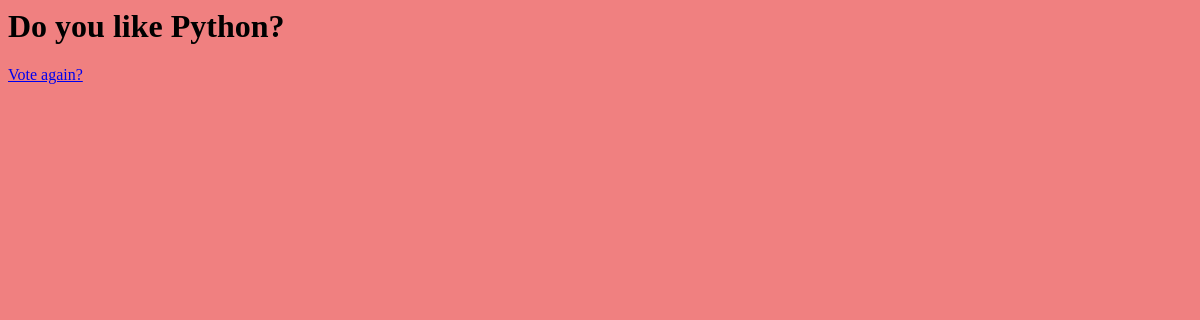
The app's page /polls/1/results/, older data.
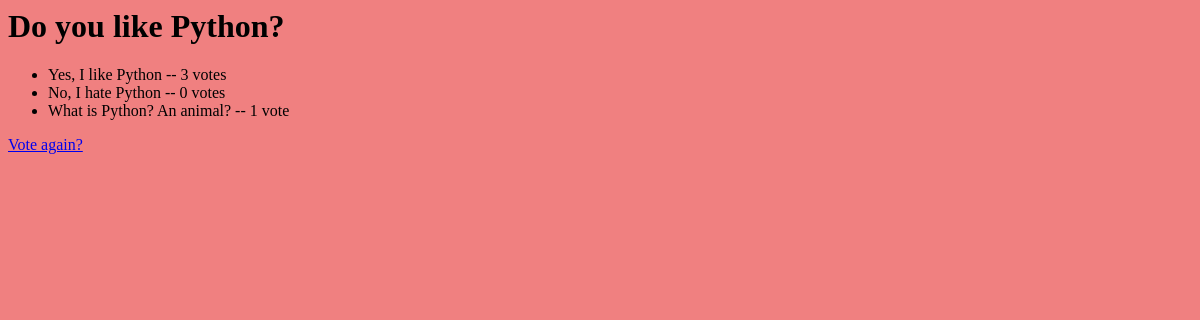
The same page, newer data.
### polls/models.py (models this page shows, shortened)
class Question(models.Model):
    question_text = models.CharField(max_length=200)
    pub_date = models.DateTimeField('date published')
    def was_published_recently(self):
        now = timezone.now()
        return now - datetime.timedelta(days=1) <= self.pub_date <= now
    was_published_recently.admin_order_field = 'pub_date'
    was_published_recently.boolean = True
    was_published_recently.short_description = 'Published recently?'

class Choice(models.Model):
    from polls.models import Question
    question = models.ForeignKey(Question, on_delete=models.CASCADE)
    choice_text = models.CharField(max_length=200)
    votes = models.IntegerField(default=0)

### polls/views.py (the view)
# urls.py: path('<int:question_id>/results/', views.results, name='results'),
def results(request, question_id):
    question = get_object_or_404(Question, pk=question_id)
    return render(request, 'polls/results.html', {'question': question})

### polls/templates/polls/results.html
{% load static %}
<link rel="stylesheet" type="text/css" href="{% static 'polls/style.css' %}" />
<h1>{{ question.question_text }}</h1>
<ul>
  {% for choice in question.choice_set.all %}
  <li>
    {{ choice.choice_text }} -- {{ choice.votes }}
    vote{{choice.votes|pluralize}}
  </li>
  {% endfor %}
</ul>
<a href="{% url 'polls:detail' question.id %}">Vote again?</a>

Row changes from the older to the newer data that the page shows:
added Choice: choice_text "Yes, I like Python", votes "3"
added Choice: choice_text "No, I hate Python", votes "0"
added Choice: choice_text "What is Python? An animal?", votes "1"
